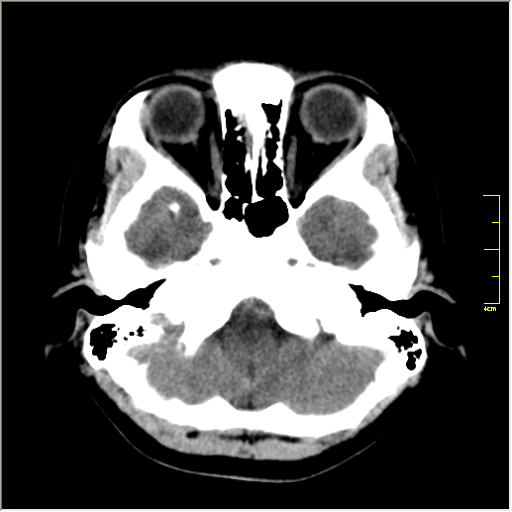
#> input picture data/prueba4.BMP, 512 x 512 px
$ jupyter execute 006_clustering.ipynb
#> lines starting #> are read from the running program, lines starting #| are printed output that depends on the picture
[cell 1]
"""
Supervisado

    X -> model -> Y
    minimice una funcion de error

    Clasificacion
    Regresion

No Supervisado
    X -> model -> patrones en la data

    N dimensiones -> PCA, t-SNE

    Clustering
"""

[cell 2]
"""
KMeans
DBScan
MeanShift
"""

# https://github.com/jeremy-jmc/IA-P002
# https://drive.google.com/drive/u/0/folders/1X3AjOQ2G7NZO3U_0KGYzPXex49vx3Iy-

[cell 3]
import matplotlib.pyplot as plt
import numpy as np
import os

from PIL import Image

[cell 4]
def get_max_n_jobs():
    try:
        max_n_jobs = os.cpu_count() or 1  # Use at least 1 if CPU count is not available
        return max_n_jobs
    except NotImplementedError:
        return 1

max_n_jobs = get_max_n_jobs()
print("Max n_jobs supported by your computer:", max_n_jobs)

[cell 5]
MAX_ALLOW_NJOBS = 4
SEED = 0

[cell 6]
# Load the image
image = Image.open("./data/prueba4.BMP")
#> image is the input picture: PIL image 512x512 RGB; mean R, G, B 75.3, 75.3, 74.9

# reduce the resolution
image = image.resize((128, 128))
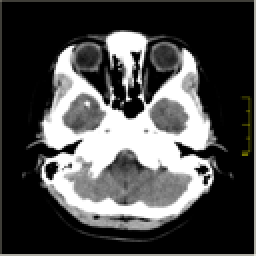
#> image: PIL image 128x128 RGB (shown 2 times larger); mean R, G, B 75.1, 75.1, 74.6
display(image)

image_array = np.array(image)
print(image_array.shape)
#| (128, 128, 3)
print(image_array)
#> (printed output is left out)

[cell 7]
# Reshape the image array to a 2D array of shape (num_pixels, num_channels)
num_pixels = image_array.shape[0] * image_array.shape[1]
#> num_pixels = 16384
num_channels = image_array.shape[2]
#> num_channels = 3
pixels_2d = image_array.reshape(num_pixels, num_channels)
print(pixels_2d.shape)
#| (16384, 3)
print(pixels_2d)
#> (printed output is left out)
